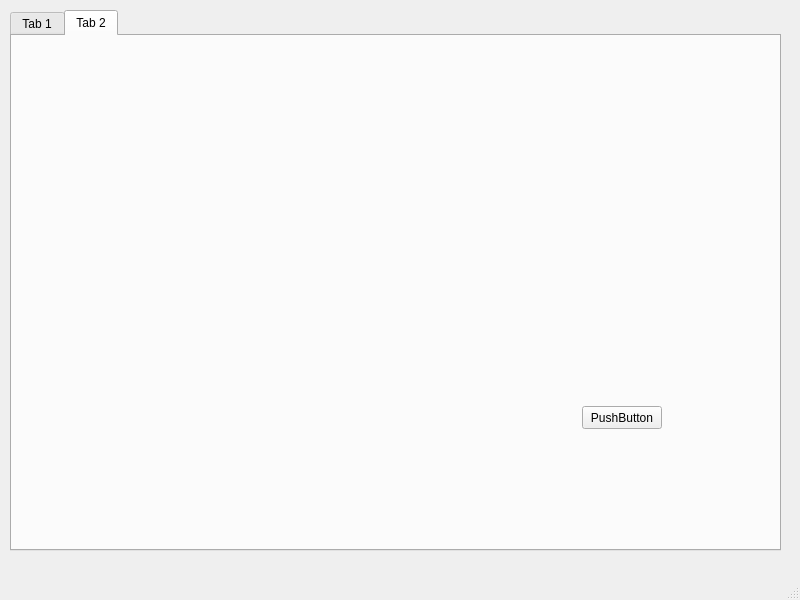
<?xml version="1.0" encoding="UTF-8"?>
<ui version="4.0">
 <class>Configuration</class>
 <widget class="QMainWindow" name="Configuration">
  <property name="geometry">
   <rect>
    <x>0</x>
    <y>0</y>
    <width>800</width>
    <height>600</height>
   </rect>
  </property>
  <property name="windowTitle">
   <string>MainWindow</string>
  </property>
  <widget class="QWidget" name="centralwidget">
   <widget class="QTabWidget" name="tabWidget">
    <property name="geometry">
     <rect>
      <x>10</x>
      <y>10</y>
      <width>771</width>
      <height>541</height>
     </rect>
    </property>
    <property name="currentIndex">
     <number>1</number>
    </property>
    <widget class="QWidget" name="tab">
     <attribute name="title">
      <string>Tab 1</string>
     </attribute>
     <widget class="QPushButton" name="pushButton">
      <property name="geometry">
       <rect>
        <x>100</x>
        <y>110</y>
        <width>80</width>
        <height>23</height>
       </rect>
      </property>
      <property name="text">
       <string>PushButton</string>
      </property>
     </widget>
    </widget>
    <widget class="QWidget" name="tab_2">
     <attribute name="title">
      <string>Tab 2</string>
     </attribute>
     <widget class="QPushButton" name="pushButton_2">
      <property name="geometry">
       <rect>
        <x>570</x>
        <y>370</y>
        <width>80</width>
        <height>23</height>
       </rect>
      </property>
      <property name="text">
       <string>PushButton</string>
      </property>
     </widget>
    </widget>
   </widget>
  </widget>
  <widget class="QMenuBar" name="menubar">
   <property name="geometry">
    <rect>
     <x>0</x>
     <y>0</y>
     <width>800</width>
     <height>20</height>
    </rect>
   </property>
  </widget>
  <widget class="QStatusBar" name="statusbar"/>
 </widget>
 <resources/>
 <connections/>
</ui>
